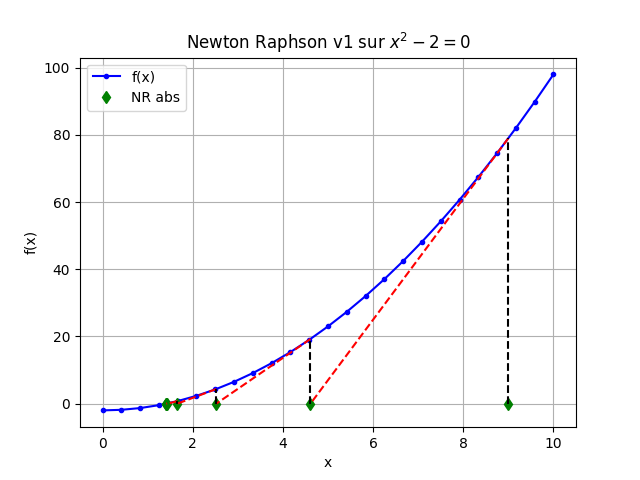

Here is the Python script that generated this plot:
import math
import matplotlib.pyplot as plt
import numpy as np


def f(x, a=2):
    return x**2 - a  # on def f(x)


def df_f(x):
    return 2*x  # on def df_f(x)


def df_n(x, h=0.1):
    return (f(x + h) - f(x))/h


def newton_list(x0=10.0):
    NMAX = 1000
    eps = 0.0001
    n = 0
    x = x0
    lxn = [x0]
    while n < NMAX and abs(f(x)) > eps:
        x = x - f(x)/df_f(x) 
        lxn.append(x)
        n = n + 1  
    return lxn


def list_of_absc(xmin=0, xmax=10, nb=25):
    l = [xmin]
    n = 0 
    x = xmin
    pas = (xmax-xmin)/(nb-1)
    NMAX = nb-1
    while n < NMAX:
        x = x + pas
        l.append(x)
        n = n + 1
    return l 
    


if __name__ == "__main__":
    xinit = input("Donner l'abscisse initiale (un réel) : ")
    xinit = float(xinit)

    # Les traitements
    lxn = newton_list(xinit)
    print("Resultat de x^2 = 2 => x = {}".format(lxn[-1]))

    # Création de la figure avec un axe
    fig, ax = plt.subplots()

    # Affichage de quelques points de la fonction f
    lab = list_of_absc()
    # print("list of abscisses = {}".format(lab))
    ax.plot(lab, [f(x) for x in lab], ".b-", label="f(x)")

    # Affichage des abscisses de Newton-Raphson
    ax.plot(lxn, [0 for x in lxn], "gd", label="NR abs")

i = 0
while i < len(lxn) - 1:  # parcourt estimations voisines
    xi = lxn[i]  # estimation actuelle
    x_suivant = lxn[i + 1] 
    ax.plot([xi, x_suivant], [f(xi), 0], "r--")  # tan rouge
    i = i + 1 

i = 0
while i < len(lxn):
    x_i = lxn[i]
    ax.plot([x_i, x_i], [0, f(x_i)], "k--")
    i = i + 1 

# Décoration de la figure
ax.set(
    xlabel="x",
    ylabel="f(x)",
    title="Newton Raphson v1 sur $x^2 - 2 = 0$"
)
ax.grid()
ax.legend()

 # Enregistrement et affichage
fig.savefig("td2.png")
plt.show()
